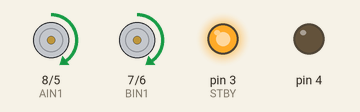
Recording of a sketch running on a simulated Arduino Uno, built with avr-gcc and run on an emulated ATmega328P. Parts: direction and speed pins drawn as motors (green arrow = direction pin HIGH = forward, orange = LOW = backward, longer = more drive, stopped while the standby pin is LOW), output pins drawn as LEDs (lit = HIGH).

Above: at 0.5 s.
At 1.6 s:
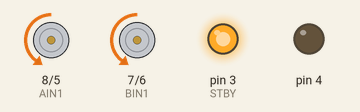
At 3.8 s:
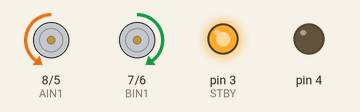
At 6.0 s:
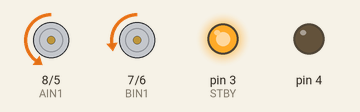
At 11.3 s:
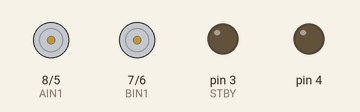
At 16.6 s:
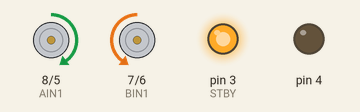
Timing chart, 0 to 18.1 s (numbered marks = the images above):
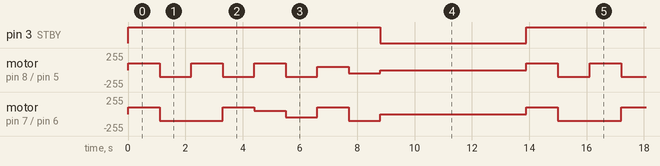

Measured:
- by itself, pin 3 (STBY): alternates HIGH for 8.8 s and LOW for 5.1 s
- by itself, motor on pin 8 (AIN1) / pin 5 (PWMA): repeats every 13.9 s: 2 × (backward 100/255 1.1 s, forward 100/255 1.1 s), backward 100/255 1.1 s, forward 50/255 1.1 s, backward 50/255 1.1 s, stopped 5.1 s, forward 100/255 1.1 s
- by itself, motor on pin 7 (BIN1) / pin 6 (PWMB): repeats every 13.9 s: backward 100/255 2.2 s, forward 100/255 1.1 s, forward 50/255 1.1 s, backward 50/255 1.1 s, forward 100/255 1.1 s, backward 100/255 1.1 s, stopped 5.1 s, forward 100/255 1.1 s

The sketch:

MOTOR.ino.ino
```cpp
/*
 * MAIN file of Motor class
 */
//--------------------------- ( MAIN ) -------------------------------
#include <Arduino.h> // include Arduino library
#include "MOTOR.h"   // include library created
//-----DEFINE PINS/OBJECT--------
#define AIN1 8 // pin 8 on arduino is connected to motor A
#define BIN1 7 // pin 7 on arduino is connected to motor B
#define PWMA 5 // pin 5 on arduino is connected to motor A
#define PWMB 6 // pin 6 on arduino is connected to motor B
#define STBY 3 // STBY pin 3 on Arduino Uno used for direction

MOTOR Motor(AIN1, BIN1, PWMA, PWMB, STBY);
//---------SETUP--------
void setup() {
  Motor.init(); // function called within the setup
}
//---------LOOP---------
void loop() {        // code runs in a loop
  Motor.forward ();  // forward function
  delay(1000);       // program stops for 1 second
  Motor.backward (); // backward function
  delay(1000);       // program stops for 1 second
  Motor.left();
  delay(1000);
  Motor.right();
  delay(1000);
  Motor.left_forward();
  delay(1000);
  Motor.left_backward();
  delay(1000);
  Motor.right_forward();
  delay(1000);
  Motor.right_backward();
  delay(1000);
  Motor.Stop();
  delay(5000);
}
```

LineTrackingRbot.cpp
```cpp
#include "LineTrackingRobot.h"
#include <Arduino.h>

LineTrackingRobot::LineTrackingRobot() {
}

void LineTrackingRobot::setup() {
  Serial.begin(9600);
  pinMode(L, INPUT);
  pinMode(M, INPUT);
  pinMode(R, INPUT);
  pinMode(STBY, OUTPUT);

  for (int i = 3; i < 9; i++) {
    pinMode(i, OUTPUT);
  }
}

void LineTrackingRobot::loop() {
  int leftV = analogRead(L);
  int centerV = analogRead(M);
  int rightV = analogRead(R);

  Serial.print("Left = ");
  Serial.println(leftV);
  Serial.print("\t");

  Serial.print("Center = ");
  Serial.print(centerV);
  Serial.print("\t");

  Serial.print("Right = ");
  Serial.print(rightV);
  Serial.print("\t");

  if ((centerV > 450) && (centerV < 550)) {
    forward();
  }
  if ((rightV > 450) && (rightV < 550)) {
    right();
  }
  if ((leftV > 450) && (leftV < 550)) {
    left();
  }
  if ((centerV > 950) && (rightV > 950) && (leftV > 950)) {
    stop();
  }
  if ((centerV < 40) && (rightV < 40) && (leftV < 40)) {
    stop();
  }
}

void LineTrackingRobot::forward() {
  digitalWrite(STBY, HIGH);
  digitalWrite(AIN1, 1);
  analogWrite(PWMA, 100);
  digitalWrite(BIN1, 1);
  analogWrite(PWMB, 100);
  delay(100);
}

void LineTrackingRobot::left() {
  digitalWrite(STBY, HIGH);
  digitalWrite(AIN1, 1);
  analogWrite(PWMA, 100);
  digitalWrite(BIN1, 0);
  analogWrite(PWMB, 100);
  delay(100);
}

void LineTrackingRobot::right() {
  digitalWrite(STBY, HIGH);
  digitalWrite(AIN1, 0);
  analogWrite(PWMA, 100);
  digitalWrite(BIN1, 1);
  analogWrite(PWMB, 100);
  delay(100);
}

void LineTrackingRobot::stop() {
  digitalWrite(STBY, LOW);
  digitalWrite(AIN1, 1);
  analogWrite(PWMA, 0);
  digitalWrite(BIN1, 1);
  analogWrite(PWMB, 0);
  delay(100);
}
```

LineTrackingRobot.h
```cpp
#ifndef LINETRACKINGROBOT_H
#define LINETRACKINGROBOT_H

class LineTrackingRobot {
  public:
    LineTrackingRobot();
    void setup();
    void loop();

  private:
    void forward();
    void left();
    void right();
    void stop();

    int L;
    int M;
    int R;
    int const AIN1 = 8;
    int const PWMA = 5;
    int const BIN1 = 7;
    int const PWMB = 6;
    int STBY = 3;
};

#endif
```

MOTOR.cpp
```cpp
/*
 * CPP file of Motor class
 */
// --------------------------- ( CPP ) ----------------------------------
#include "motor.h"   // include library created
//#include <Arduino.h> // include Arduino library

MOTOR::MOTOR(int ain1, int bin1, int pwma, int pwmb, int stby)
  : AIN1(ain1), BIN1(bin1), PWMA(pwma), PWMB(pwmb), STBY(stby) {}
  // constructor definition for the MOTOR class
  // initialize member variables
//-------------------------INITIALISATION-------------------------
  void MOTOR::init() {
  for (int i = 3; i < 9; i++) {
    pinMode(i, OUTPUT);// i variable is set as ans OUTPUT
  }
  pinMode(STBY, OUTPUT);//STBY pin is set as an OUTPUT
}

//-------------------------FUNCTIONS-------------------------
void MOTOR::forward () {  // details for forward function
  digitalWrite(STBY,HIGH);// STBY pin 3 is ON
  digitalWrite(AIN1, 1);  // Motor 1 clockwise direction
  analogWrite(PWMA, 100); // Speed is 100
  digitalWrite(BIN1, 1);  // Motor 2 clockwise direction
  analogWrite(PWMB, 100); // Speed is 100
  delay(100);
}
void MOTOR::backward() {  // details for backward function
  digitalWrite(STBY,HIGH);// STBY pin 3 is ON
  digitalWrite(AIN1, 0);  // Motor 1 counterclockwise direction
  analogWrite(PWMA, 100); // Speed is 100
  digitalWrite(BIN1, 0);  // Motor 2 counterclockwise direction
  analogWrite(PWMB, 100); // Speed is 100
  delay(100);
}
void MOTOR::left() {            // details for left function
  digitalWrite(STBY,HIGH);// STBY pin 3 is ON
  digitalWrite(AIN1, 1);  // Motor 1 clockwise direction
  analogWrite(PWMA, 100); // Speed is 100
  digitalWrite(BIN1, 0);  // Motor 2 counterclockwise direction
  analogWrite(PWMB, 100); // Speed is 100
  delay(100);
}
void MOTOR::right () {           // details for right function
  digitalWrite(STBY,HIGH);// STBY pin 3 is ON
  digitalWrite(AIN1, 0);  // Motor 1 counterclockwise direction
  analogWrite(PWMA, 100); // Speed is 100
  digitalWrite(BIN1, 1);  // Motor 2 clockwise direction
  analogWrite(PWMB, 100); // Speed is 100
  delay(100);
}
void MOTOR::left_forward () {    // details for left forward function
  digitalWrite(STBY,HIGH);// STBY pin 3 is ON
  digitalWrite(AIN1, 1);  // Motor 1 clockwise direction
  analogWrite(PWMA, 100); // Speed is 100
  digitalWrite(BIN1, 1);  // Motor 2 clockwise direction
  analogWrite(PWMB, 50);  // Speed is half of 100
  delay(100);
}
void MOTOR::left_backward () {   // details for left backward function
  digitalWrite(STBY,HIGH);// STBY pin 3 is ON
  digitalWrite(AIN1, 0);  // Motor 1 counterclockwise direction
  analogWrite(PWMA, 100); // Speed is 100
  digitalWrite(BIN1, 0);  // Motor 2 counterclockwise direction
  analogWrite(PWMB, 50);  // Speed is half of 100
  delay(100);
}

void MOTOR::right_forward () {   // details for right forward function
  digitalWrite(STBY,HIGH);// STBY pin 3 is ON
  digitalWrite(AIN1, 1);  // Motor 1 clockwise direction
  analogWrite(PWMA, 50);  // Speed is half of 100
  digitalWrite(BIN1, 1);  // Motor 2 clockwise direction
  analogWrite(PWMB, 100); // Speed is 100
  delay(100);
}

void MOTOR::right_backward () {  // details for right backward function
  digitalWrite(STBY,HIGH);// STBY pin 3 is ON
  digitalWrite(AIN1, 0);  // Motor 1 counterclockwise direction
  analogWrite(PWMA, 50);  // Speed is half of 100
  digitalWrite(BIN1, 0);  // Motor 2 counterclockwise direction
  analogWrite(PWMB, 100); // Speed is 100
  delay(100);
}
void MOTOR::Boost(){
  digitalWrite(STBY,HIGH); // STBY pin 3 is OFF
  digitalWrite(AIN1, 1);  // Motor 1 clockwise direction
  analogWrite(PWMA, 255);   // Speed is 0
  digitalWrite(BIN1, 1);  // Motor 2 clockwise direction
  analogWrite(PWMB, 255);   // Speed is 0
 // delay(100);
}

void MOTOR::Stop () {     // datails for stop function
  digitalWrite(STBY,LOW); // STBY pin 3 is OFF
  digitalWrite(AIN1, 1);  // Motor 1 clockwise direction
  analogWrite(PWMA, 0);   // Speed is 0
  digitalWrite(BIN1, 1);  // Motor 2 clockwise direction
  analogWrite(PWMB, 0);   // Speed is 0
  delay(100);
}
```

MOTOR.h
```cpp
/*
 * HEADER file of Motor class
 */
//--------------------------- ( HEADER ) -----------------------------------------------
#ifndef MOTOR_H      //if not defined
#define MOTOR_H      //define the MOTOR_H header file
#include <Arduino.h>; // include Arduino library
//------------------- ----------CLASS ----------------------------
class MOTOR { // class
//------------------- ENCAPSULATION/CONSTRUCTOR ------------------
  private:
    int AIN1; // Motor A
    int BIN1; // Motor B
    int PWMA; // Speed for Motor A
    int PWMB; // Speed for Motor B
    int STBY; // STBY pin 3 on Arduino Uno used for direction

  public:
    MOTOR(int ain1, int bin1, int pwma, int pwmb, int stby);
    void init(); // initalisation function
    void forward(); // forward function
    void backward(); // backward function
    void left();
    void right();
    void left_forward();
    void left_backward();
    void right_forward();
    void right_backward();
    void Boost();
    void Stop(); // stop function
};

#endif
```

RobotCar.cpp
```cpp
#include "RobotCar.h"
#include <Arduino.h>

RobotCar::RobotCar() {
}

void RobotCar::setup() {
  servo1.attach(10);
  servo1.write(90);
  Serial.begin(9600);
  pinMode(trigPin, OUTPUT);
  pinMode(echoPin, INPUT);
  pinMode(i, OUTPUT);
  pinMode(STBY, OUTPUT);

  for (int i = 3; i < 9; i++) {
    pinMode(i, OUTPUT);
  }

  stop();
}

void RobotCar::loop() {
  servo1.write(90);
  delay(500);
  middleDistance = calculateDistance();

  if (middleDistance <= 20) {
    stop();
    delay(300);
    servo1.write(10);
    delay(1000);
    rightDistance = calculateDistance();
    delay(300);
    servo1.write(90);
    delay(1000);
    servo1.write(180);
    delay(1000);
    leftDistance = calculateDistance();
    delay(500);
    servo1.write(90);
    delay(1000);
    delay(500);
    servo1.write(90);
    delay(1000);

    if (rightDistance > leftDistance) {
      right();
      delay(360);
    } else if (rightDistance < leftDistance) {
      left();
      delay(360);
    } else if ((rightDistance <= 20) || (leftDistance <= 20)) {
      backward();
      delay(180);
    } else {
      forward();
    }
  } else {
    forward();
  }
}

void RobotCar::forward() {
  digitalWrite(STBY, HIGH);
  digitalWrite(AIN1, 1);
  analogWrite(PWMA, 100);
  digitalWrite(BIN1, 1);
  analogWrite(PWMB, 100);
  Serial.println("Forward");
}

void RobotCar::backward() {
  digitalWrite(STBY, HIGH);
  digitalWrite(AIN1, 0);
  analogWrite(PWMA, 100);
  digitalWrite(BIN1, 0);
  analogWrite(PWMB, 100);
  Serial.println("Backward");
}

void RobotCar::left() {
  digitalWrite(STBY, HIGH);
  digitalWrite(AIN1, 1);
  analogWrite(PWMA, 100);
  digitalWrite(BIN1, 0);
  analogWrite(PWMB, 100);
  Serial.println("Left");
}

void RobotCar::right() {
  digitalWrite(STBY, HIGH);
  digitalWrite(AIN1, 0);
  analogWrite(PWMA, 100);
  digitalWrite(BIN1, 1);
  analogWrite(PWMB, 100);
  Serial.println("Right");
}

void RobotCar::stop() {
  digitalWrite(STBY, LOW);
  digitalWrite(AIN1, 1);
  analogWrite(PWMA, 0);
  digitalWrite(BIN1, 1);
  analogWrite(PWMB, 0);
  Serial.println("STOP");
}

int RobotCar::calculateDistance() {
  digitalWrite(trigPin, LOW);
  delayMicroseconds(2);
  digitalWrite(trigPin, HIGH);
  delayMicroseconds(10);
  digitalWrite(trigPin, LOW);
  float distance = pulseIn(echoPin, HIGH);
  distance = distance / 58;
  return (int)distance;
}
```

RobotCar.h
```cpp
#ifndef ROBOTCAR_H
#define ROBOTCAR_H

#include <Servo.h>

class RobotCar {
  public:
    RobotCar();
    void setup();
    void loop();

  private:
    void forward();
    void backward();
    void left();
    void right();
    void stop();
    int calculateDistance();

    Servo servo1;
    const int echoPin = 12;
    const int trigPin = 13;
    long duration;
    int distance;
    int const AIN1 = 8;
    int const PWMA = 5;
    int const BIN1 = 7;
    int const PWMB = 6;
    int i;
    int STBY = 3;
    int rightDistance, leftDistance, middleDistance;
};

#endif
```
